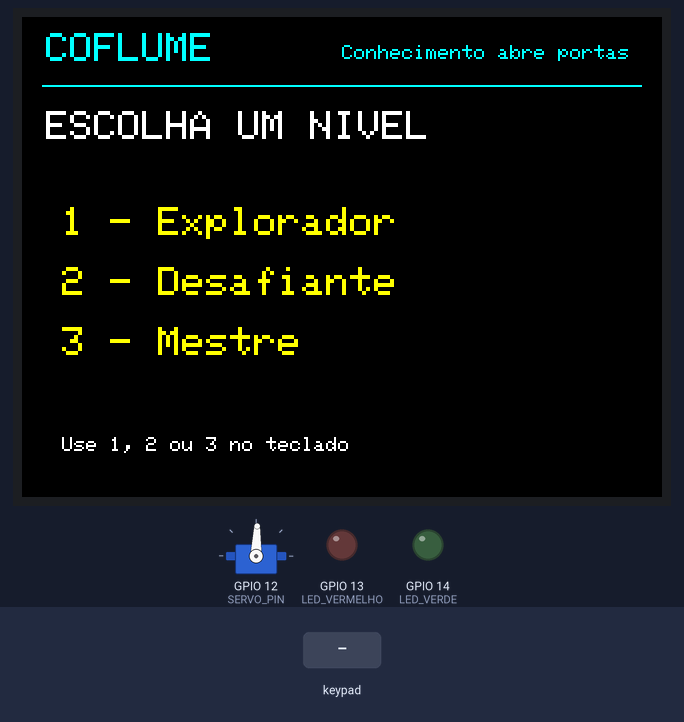
The sketch below on a simulated ESP32-S3. Parts: 320×240 colour display, servo, output pins drawn as LEDs (lit = HIGH). The test bench sets the inputs (shaded band). Servo pulses on a pin are drawn as a servo (544–2400 µs = 0–180°); what the sketch prints to the serial monitor is not drawn.

Above: at 1.4 s.
1.5 s: keypad keys 1 0 8 * pressed 0.4 s apart
At 4.2 s:
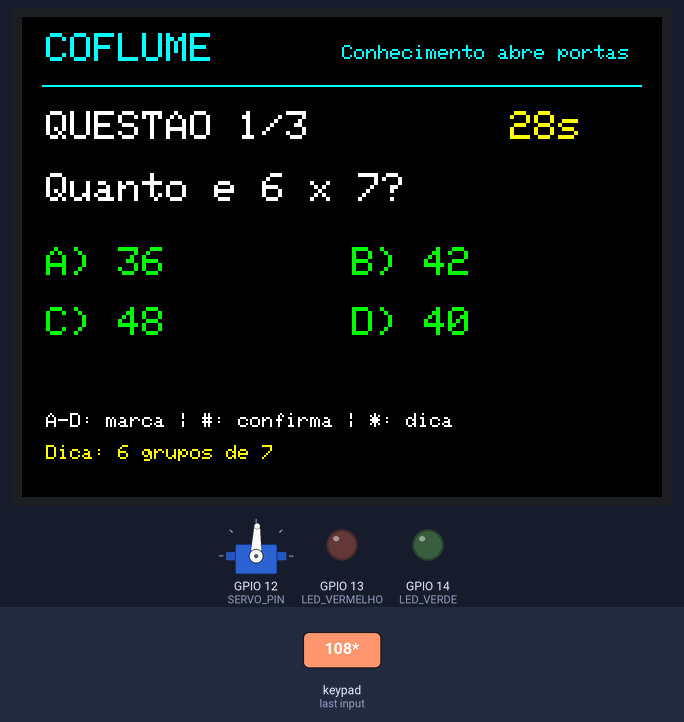
6.0 s: key 'A' pressed
At 7.3 s:
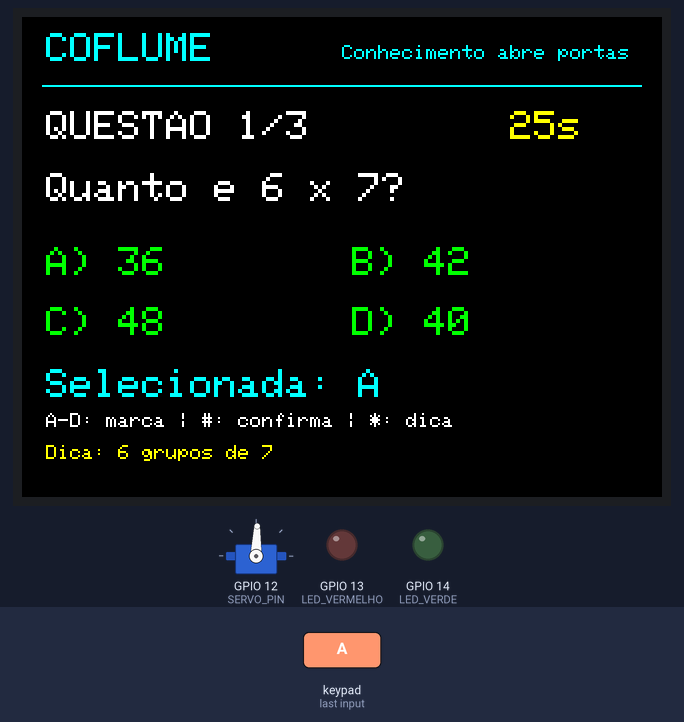
9.0 s: key '#' pressed
At 9.9 s:
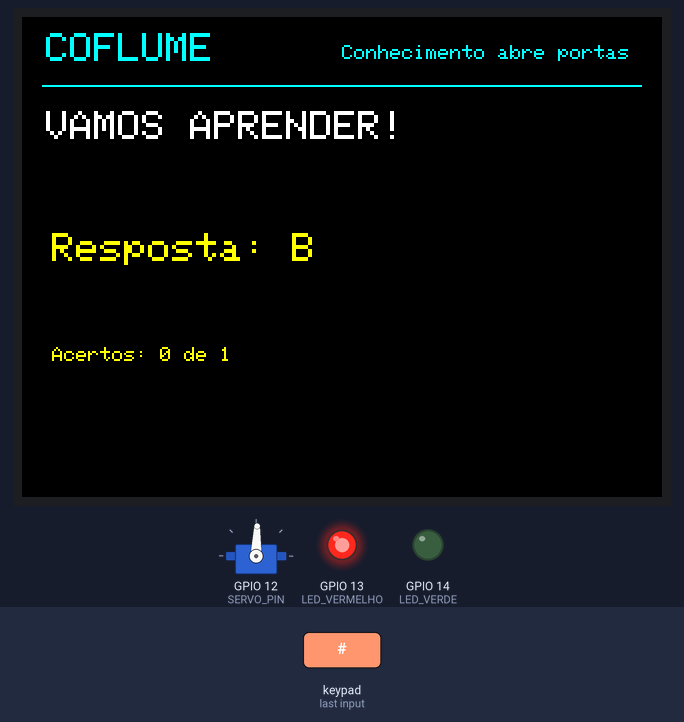
12.0 s: keypad keys 1 0 8 D pressed 0.4 s apart
At 14.1 s:
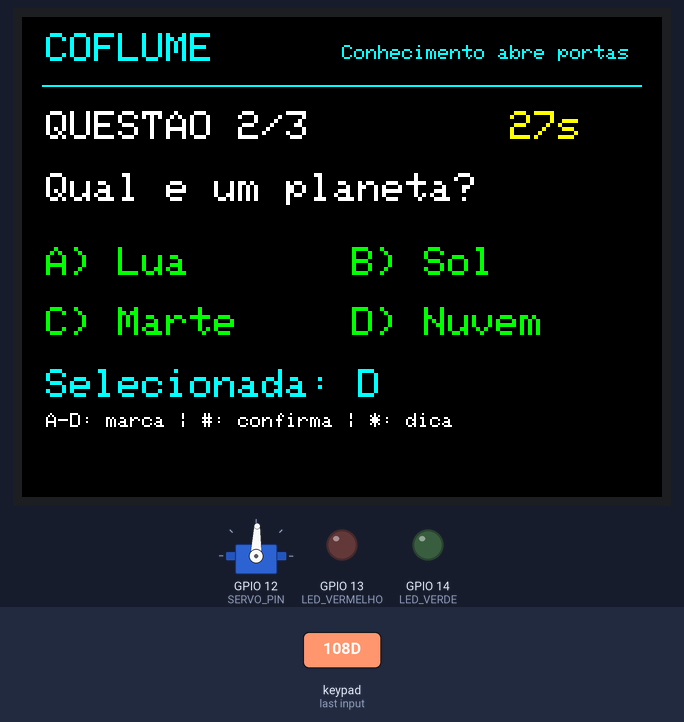
16.6 s: key 'B' pressed
At 17.5 s:
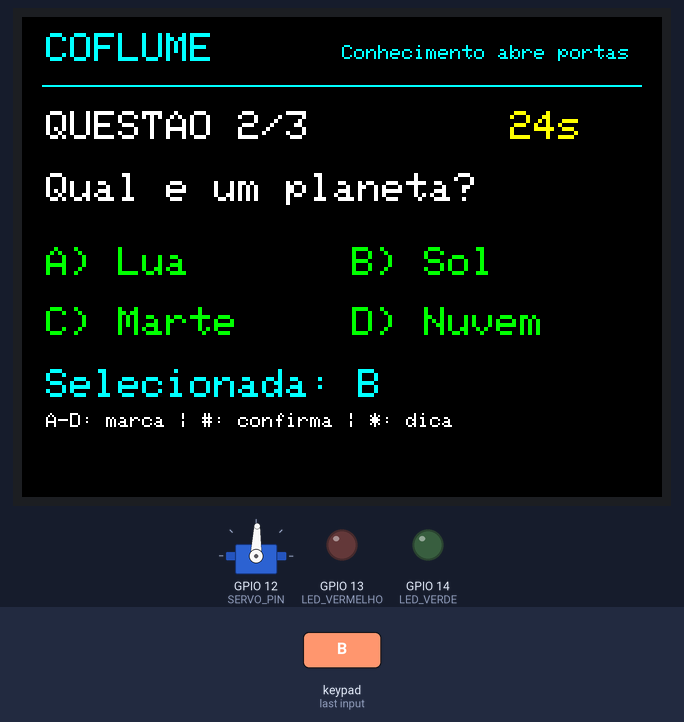
19.6 s: keypad keys 1 0 8 # pressed 0.4 s apart
At 25.8 s:
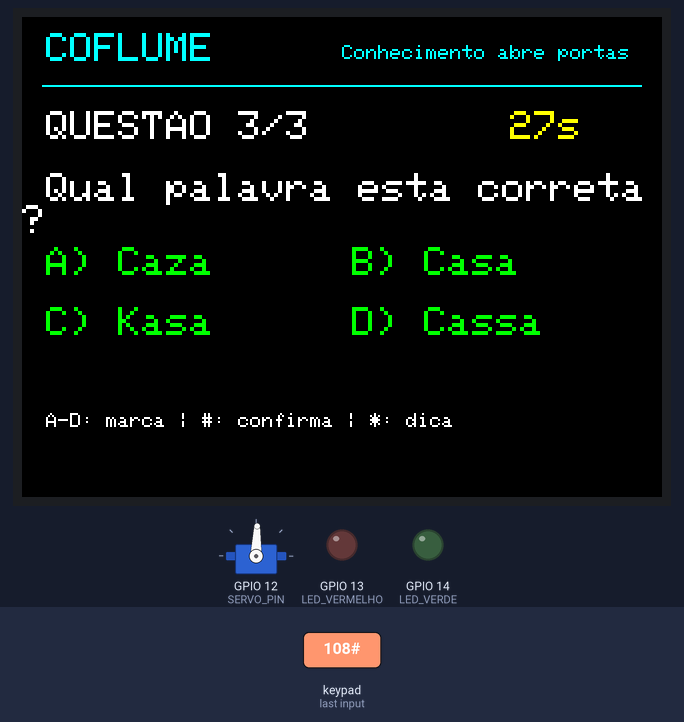
Timing chart, 0 to 45.0 s (numbered marks = the images above; inputs shaded):
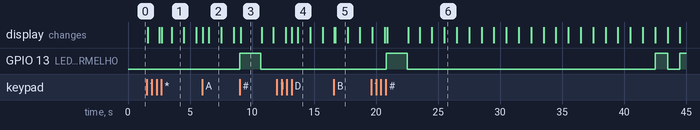

The sketch:

sketch.ino
```cpp
// COFLUME v0.7 - Simulacao Wokwi (ESP32-S3 + ILI9341)
// A tela REAL de 1,8 polegada usa ST7735 (ou compativel): firmware diferente.
// Versao educativa com perguntas FIXAS. Guardiã IA ainda nao integrada.
#include <Arduino.h>
#include <SPI.h>
#include <Keypad.h>
#include <Adafruit_GFX.h>
#include <Adafruit_ILI9341.h>

constexpr uint8_t TFT_CS=16, TFT_DC=15, TFT_MOSI=17, TFT_SCK=18;
constexpr uint8_t SERVO_PIN=12, LED_VERMELHO=13, LED_VERDE=14;
constexpr uint32_t TEMPO_QUESTAO_MS=30000UL;
constexpr uint32_t FEEDBACK_MS=1700UL;
constexpr int ANGULO_FECHADO=90, ANGULO_ABERTO=0;
constexpr uint32_t PWM_FREQ=50;
constexpr uint8_t PWM_BITS=14;

char mapa[4][4]={{'1','2','3','A'},{'4','5','6','B'},{'7','8','9','C'},{'*','0','#','D'}};
byte linhas[4]={4,5,6,7};
byte colunas[4]={8,9,10,11};
Keypad teclado(makeKeymap(mapa),linhas,colunas,4,4);
Adafruit_ILI9341 tela(TFT_CS,TFT_DC);

struct Questao {
  const char* texto;
  const char* a;
  const char* b;
  const char* c;
  const char* d;
  char correta;
  const char* dica;
};

const Questao banco[3][3]={
  { // Explorador
    {"Quanto e 6 x 7?", "36", "42", "48", "40", 'B', "6 grupos de 7"},
    {"Qual e um planeta?", "Lua", "Sol", "Marte", "Nuvem", 'C', "Orbita o Sol"},
    {"Qual palavra esta correta?", "Caza", "Casa", "Kasa", "Cassa", 'B', "Tem a letra S"}
  },
  { // Desafiante
    {"Quanto e 12 x 8?", "86", "94", "96", "108", 'C', "10x8 + 2x8"},
    {"Qual e um mamifero?", "Tubarao", "Golfinho", "Polvo", "Sardinha", 'B', "Respira ar"},
    {"Proximo: 2,4,8,16...", "18", "24", "30", "32", 'D', "Dobra a cada vez"}
  },
  { // Mestre
    {"Binario 1010 = decimal?", "8", "9", "10", "12", 'C', "8 + 2"},
    {"O que e phishing?", "Backup", "Golpe digital", "Antivirus", "Hardware", 'B', "Engana o usuario"},
    {"Qual senha e melhor?", "123456", "senha123", "nome2026", "G7!mP2#x", 'D', "Unica e aleatoria"}
  }
};

enum Estado {MENU, PERGUNTA, RESULTADO, VITORIA, DERROTA};
Estado estado=MENU;
int nivel=0, indice=0, acertos=0, ultimoSegundo=-1;
char selecionada='\0';
bool dicaExibida=false, respostaCerta=false;
uint32_t inicioPergunta=0, inicioResultado=0;
bool pwmOK=false;

void servoAngulo(int graus){
  if(!pwmOK) return;
  const uint32_t pulso=map(constrain(graus,0,180),0,180,500,2400);
  const uint32_t duty=(pulso*((1UL<<PWM_BITS)-1))/20000UL;
  ledcWrite(SERVO_PIN,duty);
}
void fechar(){servoAngulo(ANGULO_FECHADO);digitalWrite(LED_VERDE,LOW);}
void abrir(){servoAngulo(ANGULO_ABERTO);digitalWrite(LED_VERDE,HIGH);digitalWrite(LED_VERMELHO,LOW);}

void cabecalho(const char* titulo){
  tela.fillScreen(ILI9341_BLACK);
  tela.setTextWrap(true);
  tela.setTextSize(2);
  tela.setTextColor(ILI9341_CYAN);
  tela.setCursor(12,8);tela.print("COFLUME");
  tela.setTextSize(1);tela.setCursor(160,14);tela.print("Conhecimento abre portas");
  tela.drawFastHLine(10,34,300,ILI9341_CYAN);
  tela.setTextColor(ILI9341_WHITE);
  tela.setTextSize(2);tela.setCursor(12,47);tela.println(titulo);
}
void menu(){
  estado=MENU;
  fechar();digitalWrite(LED_VERMELHO,LOW);
  cabecalho("ESCOLHA UM NIVEL");
  tela.setTextSize(2);tela.setTextColor(ILI9341_YELLOW);
  tela.setCursor(20,95);tela.println("1 - Explorador");
  tela.setCursor(20,125);tela.println("2 - Desafiante");
  tela.setCursor(20,155);tela.println("3 - Mestre");
  tela.setTextSize(1);tela.setTextColor(ILI9341_WHITE);
  tela.setCursor(20,210);tela.println("Use 1, 2 ou 3 no teclado");
  Serial.println("MENU");
}
void desenharTempo(int s){
  tela.fillRect(238,44,76,22,ILI9341_BLACK);
  tela.setTextColor(s<=10?ILI9341_RED:ILI9341_YELLOW);
  tela.setTextSize(2);tela.setCursor(244,47);tela.printf("%02ds",s);
}
void mostrarQuestao(){
  estado=PERGUNTA;selecionada='\0';dicaExibida=false;ultimoSegundo=-1;
  inicioPergunta=millis();
  char titulo[40];snprintf(titulo,sizeof(titulo),"QUESTAO %d/3",indice+1);
  cabecalho(titulo);
  const Questao &q=banco[nivel][indice];
  tela.setTextSize(2);tela.setTextColor(ILI9341_WHITE);
  tela.setCursor(12,78);tela.println(q.texto);
  tela.setTextSize(2);tela.setTextColor(ILI9341_GREEN);
  tela.setCursor(12,115);tela.printf("A) %s",q.a);
  tela.setCursor(165,115);tela.printf("B) %s",q.b);
  tela.setCursor(12,145);tela.printf("C) %s",q.c);
  tela.setCursor(165,145);tela.printf("D) %s",q.d);
  tela.setTextSize(1);tela.setTextColor(ILI9341_WHITE);
  tela.setCursor(12,198);tela.println("A-D: marca | #: confirma | *: dica");
  desenharTempo(30);
  Serial.printf("QUESTAO:%d NIVEL:%d\n",indice+1,nivel+1);
}
void resultado(bool acertou){
  estado=RESULTADO;inicioResultado=millis();respostaCerta=acertou;
  if(acertou) acertos++;
  digitalWrite(LED_VERMELHO,acertou?LOW:HIGH);
  cabecalho(acertou?"RESPOSTA CORRETA!":"VAMOS APRENDER!");
  tela.setTextColor(ILI9341_YELLOW);tela.setTextSize(2);
  tela.setCursor(15,108);tela.printf("Resposta: %c",banco[nivel][indice].correta);
  tela.setTextSize(1);tela.setCursor(15,165);tela.printf("Acertos: %d de %d",acertos,indice+1);
  Serial.printf("RESULTADO:%s\n",acertou?"ACERTO":"ERRO");
}
void finalizar(){
  if(acertos>=2){
    estado=VITORIA;abrir();cabecalho("COFRE ABERTO!");
    tela.setTextColor(ILI9341_GREEN);tela.setTextSize(2);
    tela.setCursor(20,110);tela.println("Parabens! Premio liberado.");
    Serial.println("WIN");
  } else {
    estado=DERROTA;fechar();digitalWrite(LED_VERMELHO,HIGH);
    cabecalho("NOVA CHANCE!");
    tela.setTextColor(ILI9341_YELLOW);tela.setTextSize(2);
    tela.setCursor(20,110);tela.println("Tente novamente para aprender!");
    Serial.println("LOSE");
  }
  tela.setTextSize(1);tela.setTextColor(ILI9341_WHITE);
  tela.setCursor(20,210);tela.println("Pressione # para voltar ao menu");
}
void proxima(){
  indice++;
  digitalWrite(LED_VERMELHO,LOW);
  if(indice>=3) finalizar(); else mostrarQuestao();
}
void tecla(char k){
  Serial.printf("KEY:%c\n",k);
  if(estado==MENU){
    if(k>='1'&&k<='3'){
      nivel=k-'1';indice=0;acertos=0;mostrarQuestao();
    }
    return;
  }
  if(estado==VITORIA||estado==DERROTA){if(k=='#')menu();return;}
  if(estado!=PERGUNTA)return;
  // Prazo tem prioridade, inclusive ao apertar a tecla na virada do cronometro.
  if(millis()-inicioPergunta>=TEMPO_QUESTAO_MS){resultado(false);return;}
  if(k>='A'&&k<='D'){
    selecionada=k;
    tela.fillRect(12,176,300,19,ILI9341_BLACK);
    tela.setTextColor(ILI9341_CYAN);tela.setTextSize(2);
    tela.setCursor(12,176);tela.printf("Selecionada: %c",k);
  }else if(k=='*'){
    dicaExibida=true;
    tela.fillRect(12,212,300,20,ILI9341_BLACK);
    tela.setTextColor(ILI9341_YELLOW);tela.setTextSize(1);
    tela.setCursor(12,214);tela.printf("Dica: %s",banco[nivel][indice].dica);
  }else if(k=='#'&&selecionada!='\0'){
    resultado(selecionada==banco[nivel][indice].correta);
  }
}
void setup(){
  Serial.begin(115200);
  pinMode(LED_VERMELHO,OUTPUT);pinMode(LED_VERDE,OUTPUT);
  digitalWrite(LED_VERMELHO,LOW);digitalWrite(LED_VERDE,LOW);
  SPI.begin(TFT_SCK,-1,TFT_MOSI,TFT_CS);
  tela.begin();tela.setRotation(1);
  pwmOK=ledcAttach(SERVO_PIN,PWM_FREQ,PWM_BITS);
  Serial.printf("PWM:%s\n",pwmOK?"OK":"FALHA");
  menu();
}
void loop(){
  char k=teclado.getKey();if(k!=NO_KEY)tecla(k);
  if(estado==PERGUNTA){
    uint32_t passado=millis()-inicioPergunta;
    if(passado>=TEMPO_QUESTAO_MS){resultado(false);return;}
    int faltam=(TEMPO_QUESTAO_MS-passado+999)/1000;
    if(faltam!=ultimoSegundo){
      ultimoSegundo=faltam;desenharTempo(faltam);
      digitalWrite(LED_VERMELHO,(faltam<=10&&faltam%2==0)?HIGH:LOW);
    }
  }else if(estado==RESULTADO && millis()-inicioResultado>=FEEDBACK_MS){
    proxima();
  }
}
```

Measured:
- after the input at 1.5 s, the display: first changes after 0.10 s (image 1 shows a later state)
- after the input at 6.0 s, the display: first changes at once (image 2 shows a later state)
- after the input at 9.0 s, GPIO 13 (LED_VERMELHO): LOW → HIGH at once, → LOW 1.7 s later; the display: changes after 0.08 s (image 3)
- after the input at 12.0 s, the display: first differs from a run without the input after 1.2 s (image 4 shows a later state)
- after the input at 16.6 s, the display: first changes at once (image 5 shows a later state)
- what the display in image 2 shows lasts 1.0 s, from 6.5 s to 7.5 s
- what the display in image 3 shows lasts 1.7 s, from 9.1 s to 10.8 s
